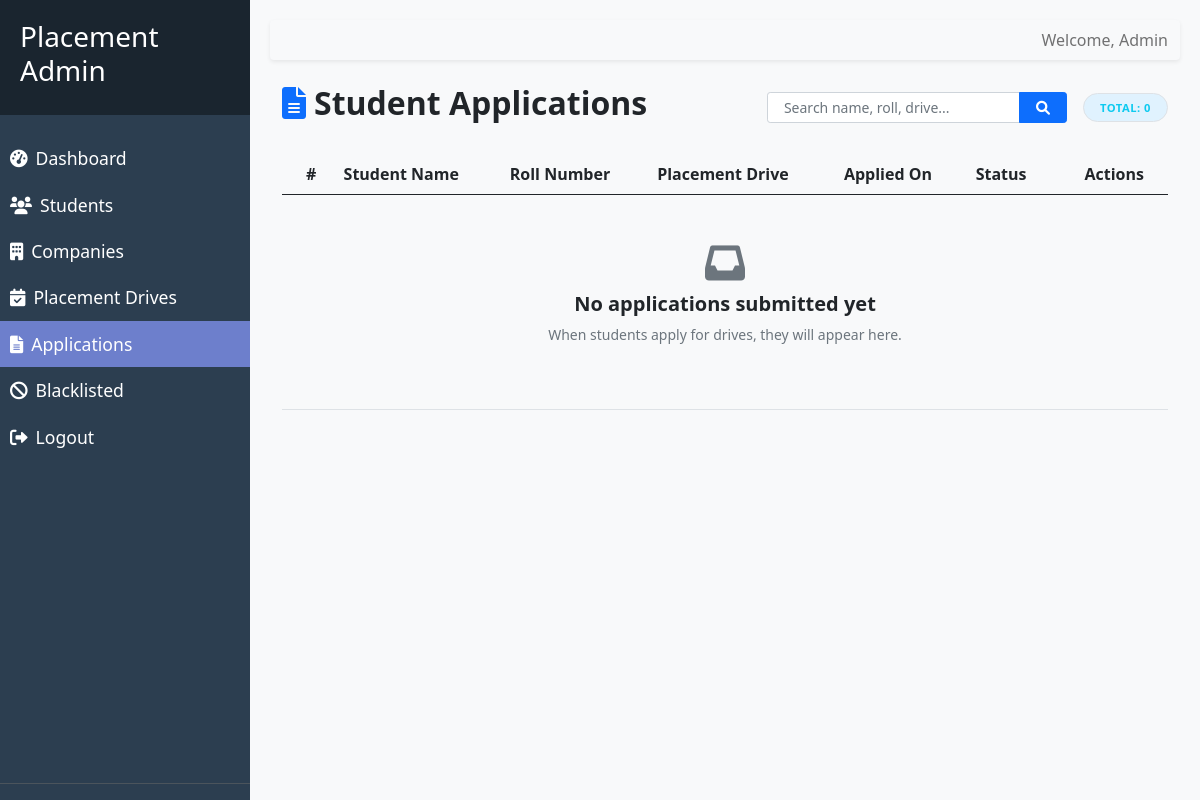
Page /admin/applications (signed in) on the earlier database version.
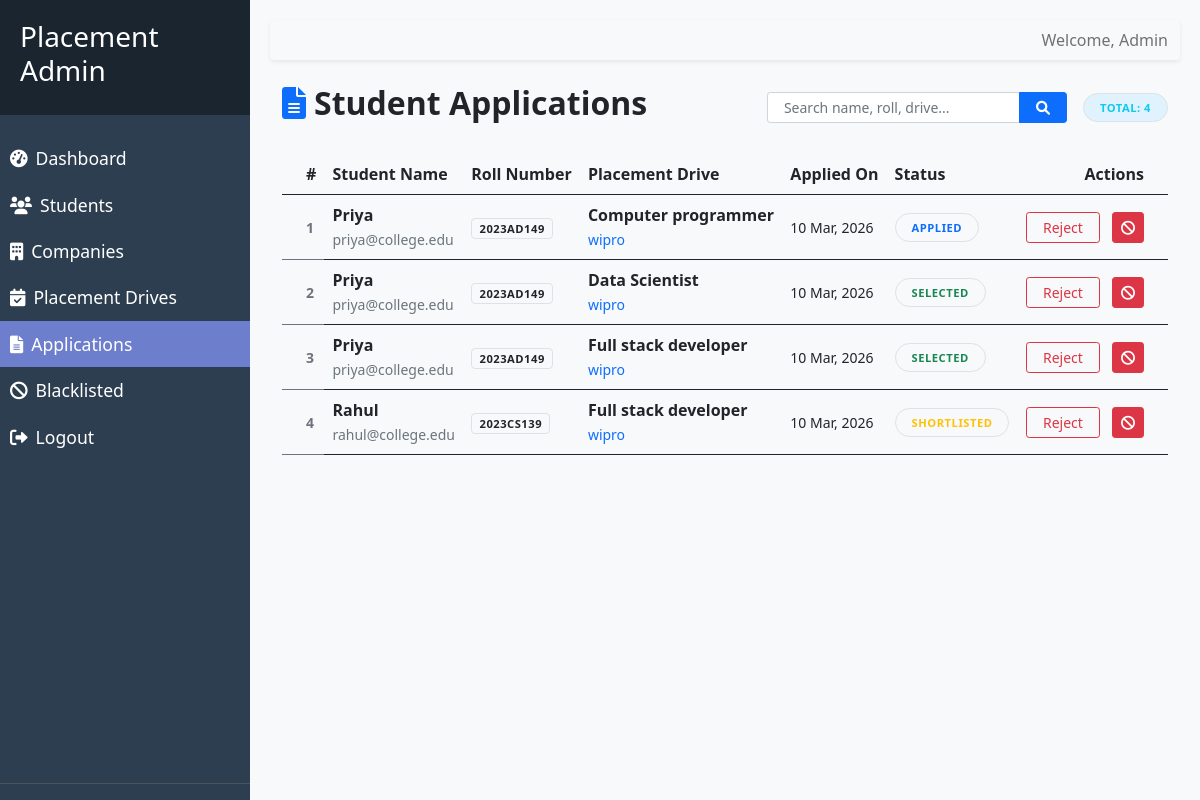
Same page on the later database version.
### models/student_application.py (models this page shows, shortened)
class StudentApplication(db.Model):
    __tablename__ = "student_applications"
    __table_args__ = (
        db.UniqueConstraint('student_id', 'drive_id', name='unique_student_drive_application'),
    )
    id = db.Column(db.Integer, primary_key=True)
    student_id = db.Column(db.Integer, db.ForeignKey("student_profiles.id"), nullable=False)
    drive_id = db.Column(db.Integer, db.ForeignKey("placement_drives.id"), nullable=False)
    status = db.Column(
        db.Enum(ApplicationStatus),
        nullable=False,
        default=ApplicationStatus.APPLIED
    )
    applied_at = db.Column(db.DateTime, nullable=False, default=datetime.utcnow)
    updated_at = db.Column(db.DateTime, nullable=True, onupdate=datetime.utcnow)
    student = db.relationship("StudentProfile", backref=db.backref("student_applications", lazy=True))
    drive = db.relationship("PlacementDrive", backref=db.backref("job_applications", lazy=True, cascade="all, delete-orphan"))

### models/student_profile.py (models this page shows, shortened)
class StudentProfile(db.Model):
    __tablename__ = "student_profiles"
    id = db.Column(db.Integer, primary_key=True)
    account_id = db.Column(db.Integer, db.ForeignKey("accounts.id"), unique=True, nullable=False)
    full_name = db.Column(db.String(255), nullable=False)
    university_register_number = db.Column(db.String(100), unique=True, nullable=False)
    gender_code = db.Column(db.String(20), nullable=True)
    date_of_birth = db.Column(db.Date, nullable=True)
    institutional_email = db.Column(db.String(255), unique=True, nullable=False)
    personal_email = db.Column(db.String(255), nullable=True)
    primary_phone = db.Column(db.String(20), nullable=False)
    secondary_phone = db.Column(db.String(20), nullable=True)
    skills = db.Column(db.String(500), nullable=True)
    cv_filename = db.Column(db.String(255), nullable=True)

### models/placement_drive.py (models this page shows, shortened)
class PlacementDrive(db.Model):
    __tablename__ = "placement_drives"
    id = db.Column(db.Integer, primary_key=True)
    company_id = db.Column(db.Integer, db.ForeignKey("company_profiles.id"), nullable=False)
    company = db.relationship("CompanyProfile")
    job_title = db.Column(db.String(200), nullable=False)
    job_description = db.Column(db.Text, nullable=False)
    eligibility_criteria = db.Column(db.String(500), nullable=False)
    job_location = db.Column(db.String(100), nullable=False)
    package_amount = db.Column(db.String(50), nullable=False)
    application_deadline = db.Column(db.DateTime, nullable=False)
    approval_status = db.Column(
        db.Enum(DriveStatus),
        nullable=False,
        default=DriveStatus.PENDING
    )
    created_at = db.Column(db.DateTime, nullable=False, default=datetime.utcnow)
    approved_at = db.Column(db.DateTime, nullable=True, onupdate=datetime.utcnow)
    rejection_reason = db.Column(db.String(500), nullable=True)

### models/company_profile.py (models this page shows, shortened)
class CompanyProfile(db.Model):
    __tablename__ = "company_profiles"
    id = db.Column(db.Integer, primary_key=True)
    account_id = db.Column(db.Integer, db.ForeignKey("accounts.id"), unique=True, nullable=False)
    name = db.Column(db.String(255), nullable=False)
    company_id_field = db.Column(db.String(100), unique=True, nullable=False)
    website_url = db.Column(db.String(255), nullable=True)
    industry_type = db.Column(db.String(255), nullable=True)
    location = db.Column(db.String(255), nullable=True)
    approval_status = db.Column(
        db.Enum(ApprovalAction),
        nullable=False,
        default=ApprovalAction.PENDING,
        index=True
    )
    hr_contact = db.Column(db.String(255), nullable=False)
    work_email = db.Column(db.String(255), unique=True, nullable=False)

### routes/moderation_routes.py (the view, shortened to what this page needs)
@admin_bp.route("/applications", endpoint="applications")
def inspect_student_applications():
    search_query = request.args.get('search', '').strip()
    query = StudentApplication.query
    all_apps = query.order_by(StudentApplication.applied_at.desc()).all()
    return render_template("admin/applications.html", applications=all_apps, search_query=search_query)

### routes/moderation_routes.py (called while the page is built)
@admin_bp.before_request
def admin_required():
    if session.get("role") != "admin":
        return redirect(url_for("auth.admin_login"))

### utils/helpers.py (called while the page is built)
def format_drive_date(value):
    if not value:
        return "N/A"
    return value.strftime('%d %b, %Y')

### templates/admin/applications.html (shortened to what the changed rows need)
{% extends 'base_admin.html' %}
{% block content %}
<div class="container-fluid mt-4">
    <div class="d-flex justify-content-between align-items-center mb-4">
        <h2 class="fw-bold"><i class="fas fa-file-alt me-2 text-primary"></i>Student Applications</h2>
        <div class="d-flex align-items-center gap-3">
            <form action="{{ url_for('admin.applications') }}" method="GET" class="input-group input-group-sm"
                style="width: 300px;">
                <input type="text" name="search" class="form-control rounded-start-pill ps-3"
                    placeholder="Search name, roll, drive..." value="{{ search_query or '' }}">
                <button class="btn btn-primary rounded-end-pill px-3" type="submit">
                </button>
            </form>
            <div class="badge bg-soft-info p-2 px-3 rounded-pill text-info border border-info-subtle">
                Total: {{ applications|length }}
            </div>
        </div>
    </div>
    <div class="portal-panel">
        <div class="table-responsive">
            <table class="table table-hover align-middle mb-0">
                <thead class="bg-light border-bottom">
                    <tr>
                        <th class="ps-4">#</th>
                        <th>Student Name</th>
                        <th>Roll Number</th>
                        <th>Placement Drive</th>
                        <th>Applied On</th>
                        <th>Status</th>
                        <th class="pe-4 text-end">Actions</th>
                    </tr>
                </thead>
                <tbody>
                    {% for app in applications %}
                    <tr class="border-bottom-0">
                        <td class="ps-4 fw-bold text-muted small">{{ loop.index }}</td>
                        <td>
                            <div class="fw-bold text-dark">{{ app.student.full_name }}</div>
                            <small class="text-muted">{{ app.student.institutional_email }}</small>
                        </td>
                        <td><span class="badge bg-light text-dark border">{{ app.student.university_register_number
                                }}</span></td>
                        <td>
                            <div class="fw-bold">{{ app.drive.job_title }}</div>
                            <small class="text-primary">{{ app.drive.company.name if app.drive.company else "Unknown
                                Company" }}</small>
                        </td>
                        <td>
                            <div class="small">{{ app.applied_at | format_drive_date }}</div>
                        </td>
                        <td id="status-{{ app.id }}">
                            {{ app.status | status_badge }}
                        </td>
                        <td class="pe-4 text-end">
                            <div class="btn-group btn-group-sm">
                                <button class="btn btn-outline-danger px-3 update-status" data-id="{{ app.id }}"
                                    data-status="Rejected">Reject</button>
                            </div>
                            <form
                                action="{{ url_for('admin.blacklist_entity', entity_type='application', entity_id=app.id) }}"
                                method="POST" class="d-inline ms-2">
                                <button type="submit" class="btn btn-sm btn-danger px-2" title="Blacklist"
                                    onclick="return confirm('Are you sure you want to blacklist this application?')">
                                    <i class="fas fa-ban"></i>
                                </button>
                            </form>
                        </td>
                    </tr>
                    {% else %}
                    <tr>
                        <td colspan="7" class="text-center py-5">
                            <div class="text-muted mb-2">
                                <i
                                    class="fas {% if search_query %}fa-search-minus{% else %}fa-inbox{% endif %} fs-1 opacity-25"></i>
                            </div>
                            <h5 class="fw-bold">{% if search_query %}No matches found{% else %}No applications submitted
                                yet{% endif %}</h5>
                            <p class="text-muted small">
                                {% if search_query %}
                                No applications match "<strong>{{ search_query }}</strong>".
                                {% else %}
                                When students apply for drives, they will appear here.
                                {% endif %}
                            </p>
                        </td>
                    </tr>
                    {% endfor %}
                </tbody>
            </table>
        </div>
    </div>
</div>
{% endblock %}

Differences in the rows shown:
added StudentApplication: student.full_name "Priya", student.institutional_email "priya@college.edu", student.university_register_number "2023AD149", drive.job_title "Computer programmer", drive.company "wipro", applied_at "10 Mar, 2026", status|status_badge "APPLIED"
added StudentApplication: student.full_name "Priya", student.institutional_email "priya@college.edu", student.university_register_number "2023AD149", drive.job_title "Data Scientist", drive.company "wipro", applied_at "10 Mar, 2026", status|status_badge "SELECTED"
added StudentApplication: student.full_name "Priya", student.institutional_email "priya@college.edu", student.university_register_number "2023AD149", drive.job_title "Full stack developer", drive.company "wipro", applied_at "10 Mar, 2026", status|status_badge "SELECTED"
added StudentApplication: student.full_name "Rahul", student.institutional_email "rahul@college.edu", student.university_register_number "2023CS139", drive.job_title "Full stack developer", drive.company "wipro", applied_at "10 Mar, 2026", status|status_badge "SHORTLISTED"
Other differences:
{{ applications|length }}: "0" → "4"
text no longer shown: "No applications submitted yet When students apply for drives, they will appear here."
